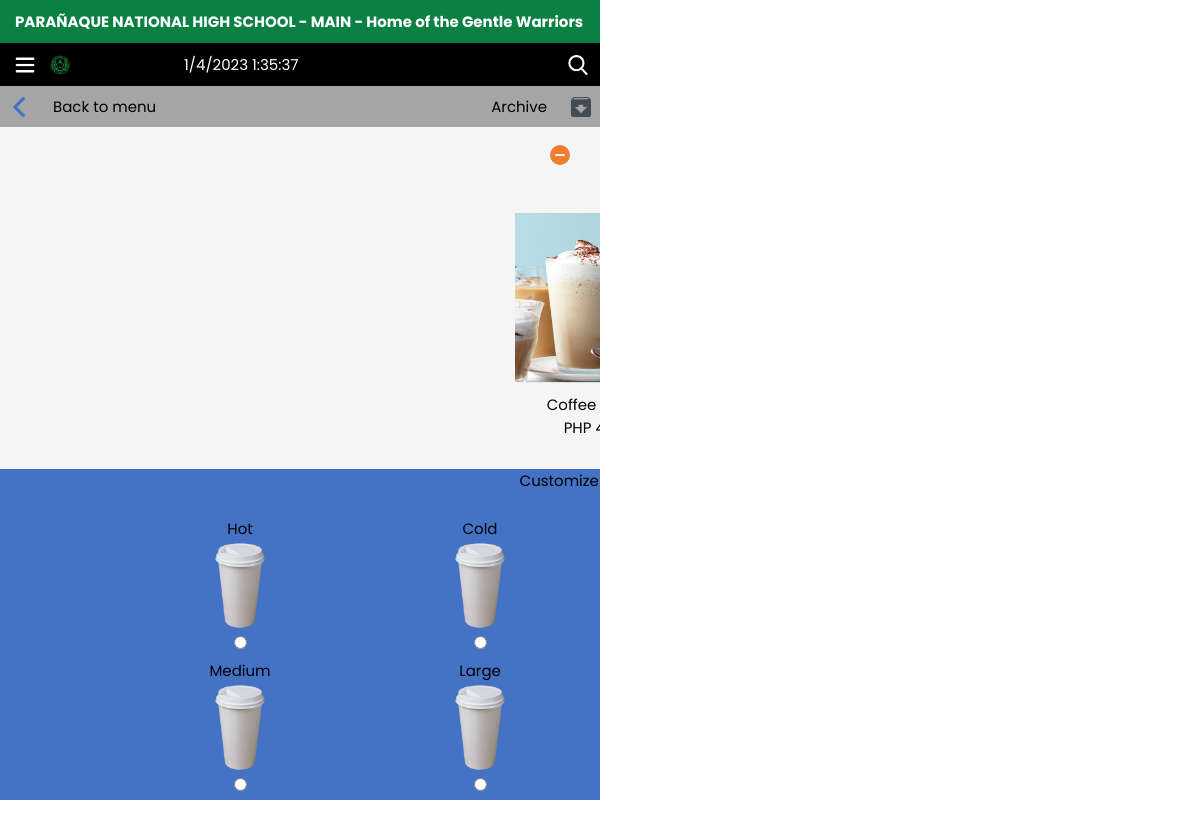
/detail.php?item_no=12 (signed in), run on the app's committed database.
### tables this page shows
CREATE TABLE `tbl_item` (
  `item_no` int(11) NOT NULL,
  `item_name` varchar(128) NOT NULL,
  `item_prc` int(11) NOT NULL,
  `item_img` text NOT NULL,
  `item_cat` varchar(128) NOT NULL
);

### php/display.php (called while the page is built, shortened)
<?php
if (isset($_SESSION['user_type'])) {
	if ($_SESSION['user_type'] == "type_staff") {
		$staff_visibility = "visible";
	}else{
		$staff_visibility = "hidden";
		$stud_visibility = "visible";
	}
}

### detail.php (the view, shortened to what this page needs)
<!DOCTYPE html>
<html>
<head>
  <link rel="stylesheet" href="styles/detail.css">
  <link rel="stylesheet" href="styles/override.css">
    <?php
    include("php/display.php");
    include("php/displayWelcome.php");
    ?>
</head>
<?php
if (isset($_GET['item_no'])) {
  $item_no = $_GET['item_no'];
  $query = "SELECT * FROM tbl_item WHERE item_no = '$item_no';";
  $result = mysqli_query($con, $query);
  $title_rows = mysqli_num_rows($result);
  if ($title_rows != 0) {
    while ($row = mysqli_fetch_array($result, MYSQLI_ASSOC)) {
      $item_name = $row['item_name'];
      $item_prc = $row['item_prc'];
      $item_img = $row['item_img'];
      $item_cat = $row['item_cat'];
      if ($item_cat === "Coffee" or $item_cat === "Drinks") {
        $disabled = "";
      }else{
        $disabled = "disabled";
      }
    }
  }
} else {
  header("location:menu.php");
}
?>
<body>
  <div class="header">
    <p>
      PARAÑAQUE NATIONAL HIGH SCHOOL - MAIN - Home of the Gentle Warriors
    </p>
  </div>
  <div class="content">
    <div class="navbar">
      <img src="img/navigation.png" class="nav-icon nav">
      <img src="img/pnhs.png" class="nav-pnhs">
      <span id='ct7' class="clock-timer" style="color:white;text-align:center;position:relative;right:-20%;"></span>
      <div class="search">
        <button type="submit" id="search-toggle">
          <img src="img/search.png" alt="search" class="nav-search">
        </button>
      </div>
    </div>
    <div class="back-menu">
      <a href="menu.php"><img src="img/left.png" class="back-menu-icon"> Back to menu </a>
      <a href="archive.php" class="<?php echo $staff_visibility; ?>"> Archive <img src="img/archive.png" class="back-menu-icon arch"></a>
    </div>
    <div class="item-cont">
      <form class="archive" action="archive.php" method="post">
        <button type="submit" name="btn_archive" class="archive-btn <?php echo $staff_visibility; ?>"><img src="img/minus.png" class="archive-icon"></button>
      </form>
      <div class="item">
        <?php
        print "
              <img src='uploads/$item_img'>
              <span>$item_name</span>
              <span>PHP $item_prc.00</span>
              <input type='hidden' id='prc' value='$item_prc'>
              ";
        ?>
      </div>
    </div>
    <div class="form">
      <div class="caption">Customize your order</div>
      <form class="variation-quantity" action="order.php" method="post">
        <div class="variation">
          <div class="hot-cold">
            <div class="temp">
              <div class="name">
                <label for="hot">Hot</label>
              </div>
              <img src="img/sb.png" class="cup">
              <input type="radio" name="temp" value="Hot" id="hot" <?php echo $disabled; ?>>
            </div>
            <div class="temp">
              <div class="name">
                <label for="cold">Cold</label>
              </div>
              <img src="img/sb.png" class="cup">
              <input type="radio" name="temp" value="Cold" id="cold" <?php echo $disabled; ?>>
            </div>
          </div>
          <div class="size">
            <div class="temp">
              <div class="name">
                <label for="medium">Medium</label>
              </div>
              <img src="img/sb.png" class="cup">
              <input type="radio" name="size" value="Medium" id="medium" <?php echo $disabled; ?>>
            </div>
            <div class="temp">
              <div class="name">
                <label for="large">Large</label>
              </div>
              <img src="img/sb.png" class="cup">
              <input type="radio" name="size" value="Large" id="large" <?php echo $disabled; ?>>
            </div>
          </div>
        </div>
        <div class="quantity">
          <div class="qty">
            Add to my cart <BR>
            <div class="quantity-div">
              <button class="minus-btn" onclick="minus()" type="button"><img src="img/minus.png" class="minus-icon"></button>
              <input type="number" id="quantity" name="item_qty" value="1" step="1" min="1">
              <button class="plus-btn" onclick="plus()" type="button"><img src="img/plus.png" class="plus-icon"></button>
            </div>
            <?php
            print "
                  <span id='total'>PHP $item_prc</span>
                  ";
            ?>
          </div>
        </div>
      </form>
    </div>
  </div>
</body>
</html>

### styles/detail.css (style rules this page uses)
:root { --green: rgb(11, 128, 67); --black: rgb(0, 0, 0); --white: rgb(255, 255, 255); --padding: 10px 15px; }
html { height: 100vh; background-size: cover; background-position: center; background-attachment: fixed; overflow-y: scroll; }
body, html { width: 100vw; overflow-x: hidden; display: flex; flex-wrap: nowrap; flex-direction: column; max-width: 600px; }
* { font-family: "Poppins", sans-serif; color: var(--black); font-weight: 400; box-sizing: border-box; position: relative; outline: none; margin: 0; padding: 0; font-size: 15px; text-decoration: none; }
.header { background-color: var(--green); width: 100vw; padding: var(--padding); }
.header > p { color: var(--white); font-weight: 700; }
.content { display: flex; flex-direction: column; width: 100%; background-color: whitesmoke; height: 100vh; }
.navbar { width: 100%; display: flex; align-items: center; background-color: var(--black); padding: var(--padding); }
.nav-icon { width: 20px; z-index: 2; position: absolute; filter: invert(100%); }
.nav-pnhs { width: 20px; margin-left: 35px; }
.search { display: flex; align-items: center; position: absolute; right: 2%; }
.search > button { border: none; background-color: transparent; }
.nav-search { width: 20px; filter: invert(100%); display: flex; align-items: center; }
.back-menu { background: #a5a5a5; display: flex; justify-content: space-between; align-items: center; padding: 1.5%; }
.back-menu > a { display: flex; align-items: center; }
.back-menu-icon { width: 20px; filter: invert(49%) sepia(13%) saturate(3631%) hue-rotate(186deg) brightness(82%) contrast(84%); margin: auto 0; margin-right: 2vw; }
.arch { margin: 0 0 0 2vw; filter: invert(28%) sepia(8%) saturate(725%) hue-rotate(169deg) brightness(94%) contrast(89%); }
.item { width: 100vw; display: flex; padding: 5%; justify-content: center; flex-wrap: wrap; }
.item img { width: 170px; height: 170px; margin-bottom: 10px; }
.item span { width: 100vw; text-align: center; }
.archive { display: flex; justify-content: end; margin: 3% 5%; }
.archive-btn { border: none; background-color: #ed7d31; border-radius: 50%; width: 20px; height: 20px; padding: 5px; display: flex; justify-content: center; }
.archive-icon { width: 10px; filter: invert(100%); }
.form { display: flex; background-color: #4472c4; width: 100vw; flex-direction: column; align-items: center; }
.caption { width: 100vw; text-align: center; }
.variation-quantity { display: flex; background-color: #4472c4; width: 80%; justify-content: center; align-items: center; }
.variation { display: flex; flex-direction: column; width: 50%; margin: 20px 0; }
.cup { width: 30%; margin-bottom: 5px; }
.temp { display: flex; flex-direction: column; justify-content: center; align-items: center; }
.name { display: flex; justify-content: center; align-items: center; }
#hot, #cold, #medium, #large { margin: 0 10px; }
.hot-cold { display: flex; justify-content: center; align-items: center; margin: 5px 0; }
.size { display: flex; width: 100%; justify-content: center; margin: 5px 0; }
.quantity { display: flex; flex-wrap: wrap; justify-content: center; width: 50%; padding: 10px; }
.qty { background-color: #ffc000; border-top-left-radius: 15px; border-bottom-right-radius: 15px; border: 2px solid white; padding: 0 20px; width: 100%; text-align: center; display: flex; flex-direction: column; justify-content: center; margin: 0 5%; }
.quantity-div { display: flex; align-items: center; justify-content: space-between; }
.minus-btn, .plus-btn { border: none; background-color: #ed7d31; border-radius: 50%; width: 20px; height: 20px; padding: 5px; display: flex; justify-content: center; }
.minus-icon, .plus-icon { width: 10px; filter: invert(100%); }
#quantity { width: 35px; background-color: transparent; border: none; text-align: center; }
.visible { visibility: visible; position: relative; }

### data on the page
tbl_item: item_img (picture), item_name "Coffee Frappe", item_prc "45"
